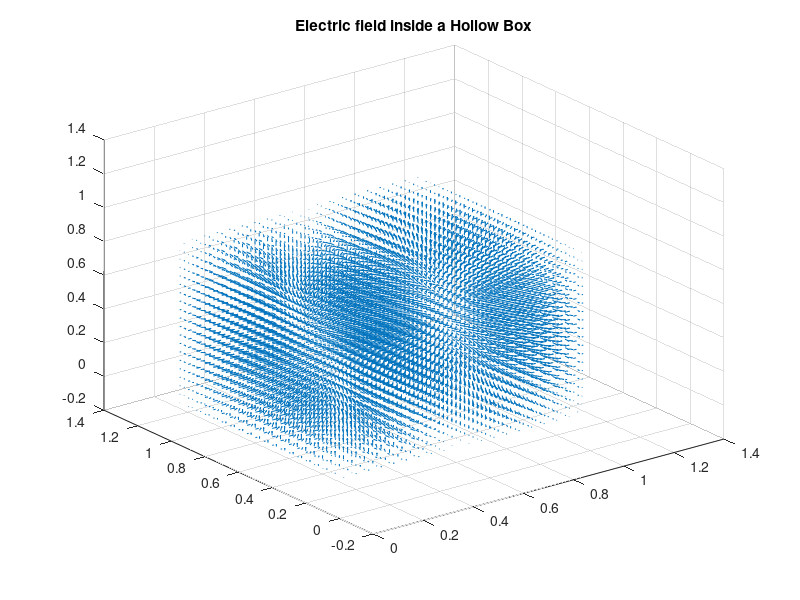

Recreate this plot in MATLAB. (Note: this script raises an error after producing the figure.)
L =1;
spacing = 0.05;
x = 0:spacing:L;
y = 0:spacing:L;
z = 0:spacing:L;
[X,Y,Z] = meshgrid(x,y,z);
nx = 2;
ny = 1;
nz = 1;

%%
p = cos(nx*pi*X/L).*sin(ny*pi*Y/L).*sin(nz*pi*Z/L);
q = sin(nx*pi*X/L).*cos(ny*pi*Y/L).*sin(nz*pi*Z/L);
r = sin(nx*pi*X/L).*sin(ny*pi*Y/L).*cos(nz*pi*Z/L);


%%

figure;
quiver3(X,Y,Z,p,q,r)
title("Electric field inside a Hollow Box")
subtitle(sprintf("nx %d ny %d nz %d", nx,ny,nz))
xlabel("X")
ylabel("Y")
zlabel("Z")

